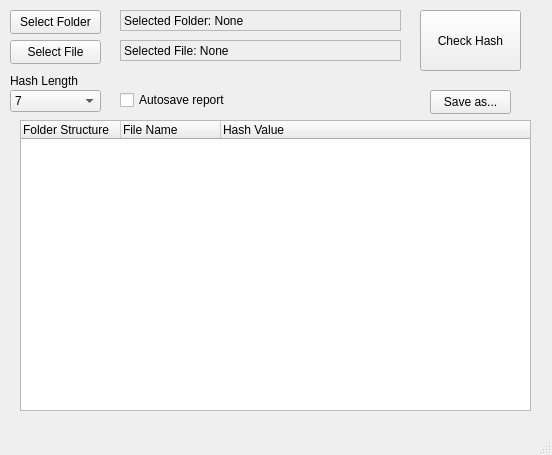
<?xml version="1.0" encoding="UTF-8"?>
<ui version="4.0">
 <class>MainWindow</class>
 <widget class="QMainWindow" name="MainWindow">
  <property name="geometry">
   <rect>
    <x>0</x>
    <y>0</y>
    <width>552</width>
    <height>455</height>
   </rect>
  </property>
  <property name="windowTitle">
   <string>MainWindow</string>
  </property>
  <widget class="QWidget" name="centralwidget">
   <widget class="QPushButton" name="select_folder_button">
    <property name="geometry">
     <rect>
      <x>10</x>
      <y>10</y>
      <width>91</width>
      <height>24</height>
     </rect>
    </property>
    <property name="text">
     <string>Select Folder</string>
    </property>
   </widget>
   <widget class="QPushButton" name="select_file_button">
    <property name="geometry">
     <rect>
      <x>10</x>
      <y>40</y>
      <width>91</width>
      <height>24</height>
     </rect>
    </property>
    <property name="text">
     <string>Select File</string>
    </property>
   </widget>
   <widget class="QPushButton" name="save_as_button">
    <property name="geometry">
     <rect>
      <x>430</x>
      <y>90</y>
      <width>81</width>
      <height>24</height>
     </rect>
    </property>
    <property name="text">
     <string>Save as...</string>
    </property>
   </widget>
   <widget class="QCheckBox" name="autosave_checkbox">
    <property name="geometry">
     <rect>
      <x>120</x>
      <y>90</y>
      <width>111</width>
      <height>20</height>
     </rect>
    </property>
    <property name="text">
     <string>Autosave report</string>
    </property>
   </widget>
   <widget class="QPushButton" name="check_hash_button">
    <property name="geometry">
     <rect>
      <x>420</x>
      <y>10</y>
      <width>101</width>
      <height>61</height>
     </rect>
    </property>
    <property name="text">
     <string>Check Hash</string>
    </property>
   </widget>
   <widget class="QLabel" name="folder_label">
    <property name="geometry">
     <rect>
      <x>120</x>
      <y>10</y>
      <width>281</width>
      <height>21</height>
     </rect>
    </property>
    <property name="frameShape">
     <enum>QFrame::Shape::StyledPanel</enum>
    </property>
    <property name="text">
     <string>Selected Folder: None</string>
    </property>
   </widget>
   <widget class="QLabel" name="file_label">
    <property name="geometry">
     <rect>
      <x>120</x>
      <y>40</y>
      <width>281</width>
      <height>21</height>
     </rect>
    </property>
    <property name="frameShape">
     <enum>QFrame::Shape::StyledPanel</enum>
    </property>
    <property name="text">
     <string>Selected File: None</string>
    </property>
   </widget>
   <widget class="QComboBox" name="hash_length_dropdown">
    <property name="geometry">
     <rect>
      <x>10</x>
      <y>90</y>
      <width>91</width>
      <height>22</height>
     </rect>
    </property>
    <item>
     <property name="text">
      <string>7</string>
     </property>
    </item>
    <item>
     <property name="text">
      <string>8</string>
     </property>
    </item>
    <item>
     <property name="text">
      <string>9</string>
     </property>
    </item>
    <item>
     <property name="text">
      <string>10</string>
     </property>
    </item>
    <item>
     <property name="text">
      <string>11</string>
     </property>
    </item>
    <item>
     <property name="text">
      <string>12</string>
     </property>
    </item>
    <item>
     <property name="text">
      <string>13</string>
     </property>
    </item>
    <item>
     <property name="text">
      <string>14</string>
     </property>
    </item>
    <item>
     <property name="text">
      <string>15</string>
     </property>
    </item>
    <item>
     <property name="text">
      <string>16</string>
     </property>
    </item>
    <item>
     <property name="text">
      <string>17</string>
     </property>
    </item>
    <item>
     <property name="text">
      <string>18</string>
     </property>
    </item>
    <item>
     <property name="text">
      <string>19</string>
     </property>
    </item>
    <item>
     <property name="text">
      <string>20</string>
     </property>
    </item>
   </widget>
   <widget class="QLabel" name="hash_length_label">
    <property name="geometry">
     <rect>
      <x>10</x>
      <y>70</y>
      <width>81</width>
      <height>21</height>
     </rect>
    </property>
    <property name="text">
     <string>Hash Length</string>
    </property>
   </widget>
   <widget class="QTreeWidget" name="treeWidget">
    <property name="geometry">
     <rect>
      <x>20</x>
      <y>120</y>
      <width>511</width>
      <height>291</height>
     </rect>
    </property>
    <column>
     <property name="text">
      <string>Folder Structure</string>
     </property>
    </column>
    <column>
     <property name="text">
      <string>File Name</string>
     </property>
    </column>
    <column>
     <property name="text">
      <string>Hash Value</string>
     </property>
    </column>
   </widget>
  </widget>
  <widget class="QMenuBar" name="menubar">
   <property name="geometry">
    <rect>
     <x>0</x>
     <y>0</y>
     <width>552</width>
     <height>22</height>
    </rect>
   </property>
  </widget>
  <widget class="QStatusBar" name="statusbar"/>
 </widget>
 <resources/>
 <connections/>
</ui>
